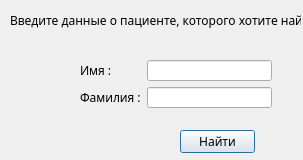
<?xml version="1.0" encoding="UTF-8"?>
<ui version="4.0">
 <class>find_patient</class>
 <widget class="QDialog" name="find_patient">
  <property name="geometry">
   <rect>
    <x>0</x>
    <y>0</y>
    <width>303</width>
    <height>160</height>
   </rect>
  </property>
  <property name="windowTitle">
   <string>Dialog</string>
  </property>
  <widget class="QLabel" name="label">
   <property name="geometry">
    <rect>
     <x>10</x>
     <y>10</y>
     <width>291</width>
     <height>20</height>
    </rect>
   </property>
   <property name="font">
    <font>
     <family>MV Boli</family>
    </font>
   </property>
   <property name="text">
    <string>Введите данные о пациенте, которого хотите найти</string>
   </property>
  </widget>
  <widget class="QPushButton" name="find">
   <property name="geometry">
    <rect>
     <x>180</x>
     <y>130</y>
     <width>75</width>
     <height>23</height>
    </rect>
   </property>
   <property name="font">
    <font>
     <family>High Tower Text</family>
     <weight>50</weight>
     <bold>false</bold>
    </font>
   </property>
   <property name="cursor">
    <cursorShape>PointingHandCursor</cursorShape>
   </property>
   <property name="text">
    <string>Найти</string>
   </property>
  </widget>
  <widget class="QWidget" name="">
   <property name="geometry">
    <rect>
     <x>80</x>
     <y>60</y>
     <width>192</width>
     <height>48</height>
    </rect>
   </property>
   <layout class="QFormLayout" name="formLayout">
    <item row="0" column="0">
     <widget class="QLabel" name="label_2">
      <property name="font">
       <font>
        <family>Myanmar Text</family>
       </font>
      </property>
      <property name="text">
       <string>Имя :</string>
      </property>
     </widget>
    </item>
    <item row="0" column="1">
     <widget class="QLineEdit" name="Name1"/>
    </item>
    <item row="1" column="0">
     <widget class="QLabel" name="label_3">
      <property name="font">
       <font>
        <family>Myanmar Text</family>
       </font>
      </property>
      <property name="text">
       <string>Фамилия :</string>
      </property>
     </widget>
    </item>
    <item row="1" column="1">
     <widget class="QLineEdit" name="Surname1"/>
    </item>
   </layout>
  </widget>
 </widget>
 <resources/>
 <connections/>
</ui>
